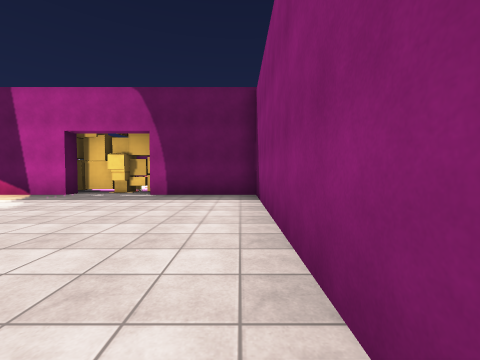
view 1 (above)

18 first-person views from a walk through a scene from a Unity 3-D project. The camera is 1.3 m above the floor, tilts 2° down and sees 90° across. The floor is counted in squares, 2 m on a side. Each view is taken from the middle of a square. On the plan, view 1 faces up. The plan holds only what a view shows up to about 9 squares ahead; the rest is blank. The place goes on beyond the plan. The player is left out. Some surface patterns are stand-ins.

view 2
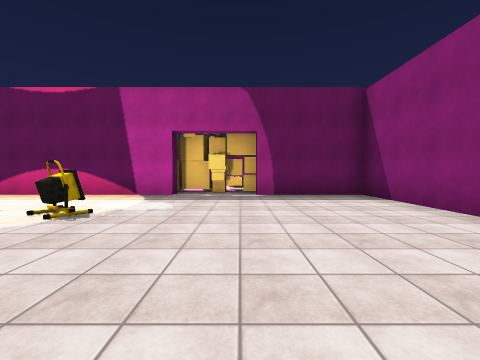

view 3
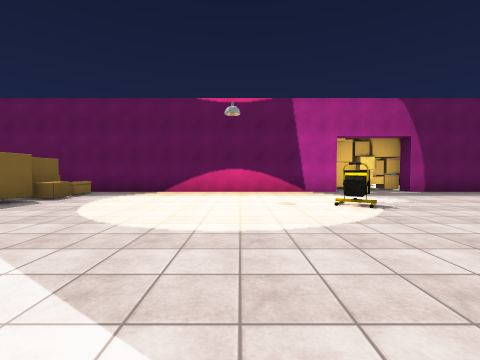

view 4
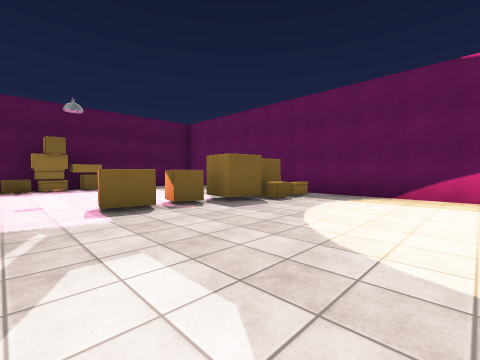

view 5
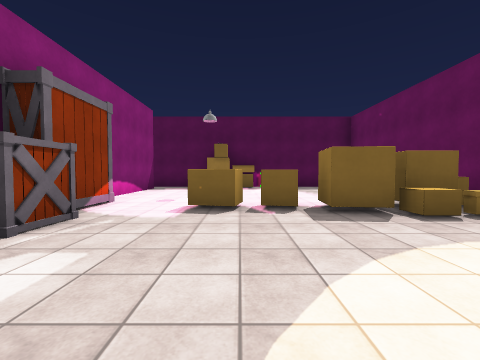

view 6
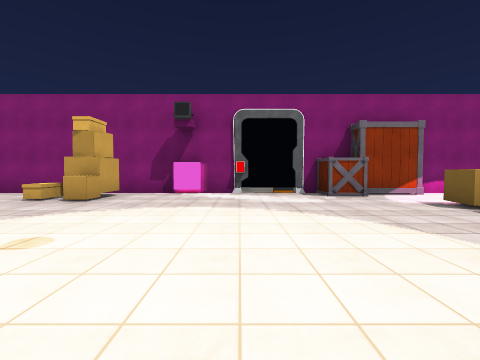

view 7
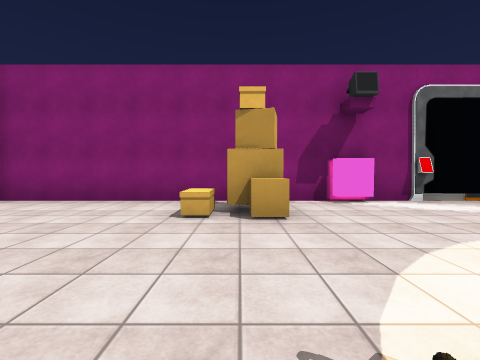

view 8
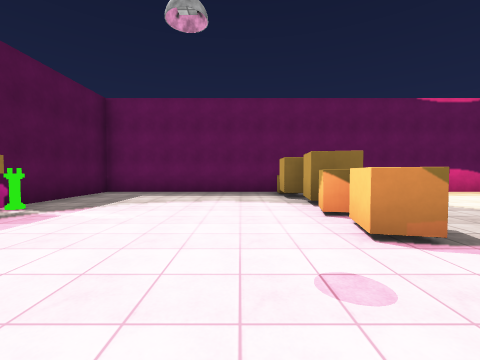

view 9
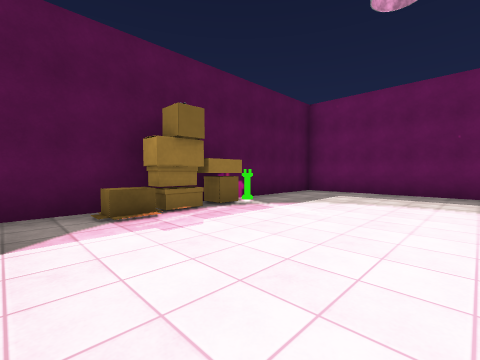

view 10
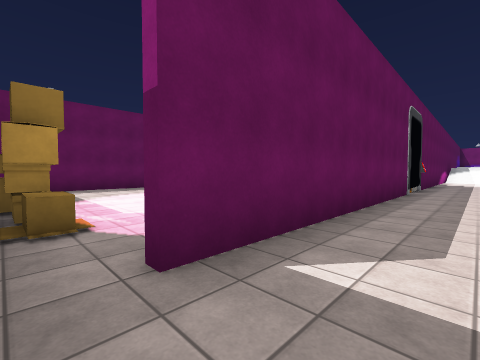

view 11
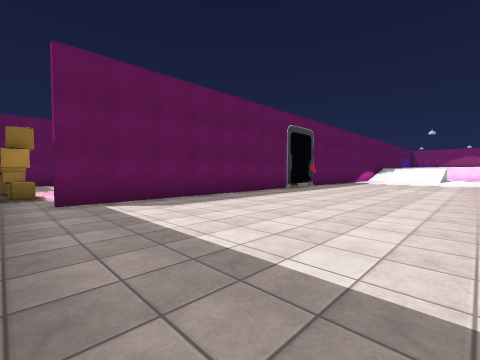

view 12
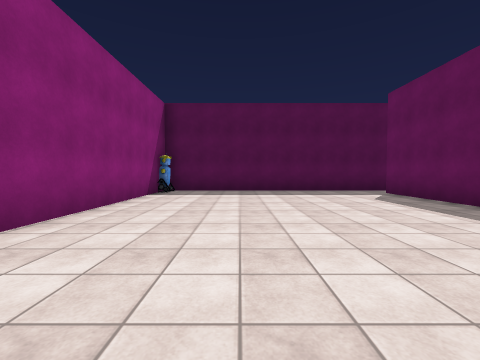

view 13
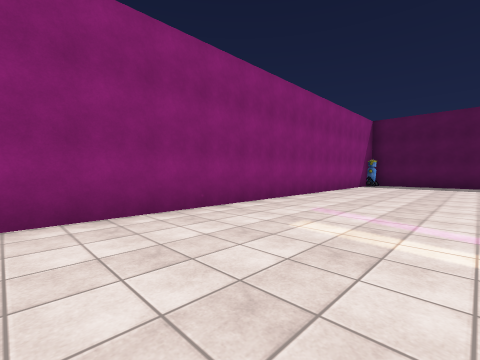

view 14
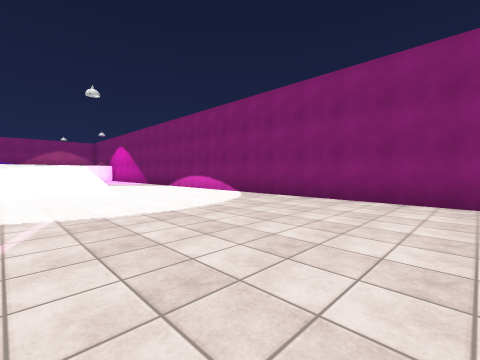

view 15
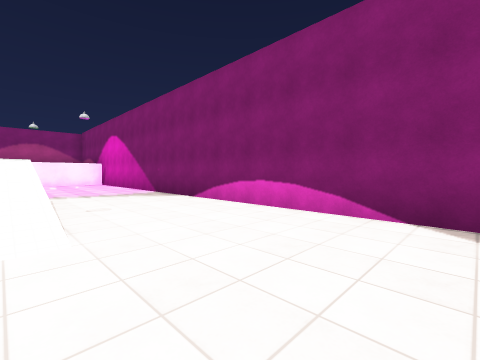

view 16
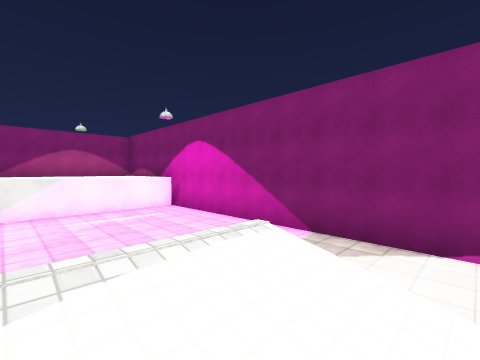

view 17
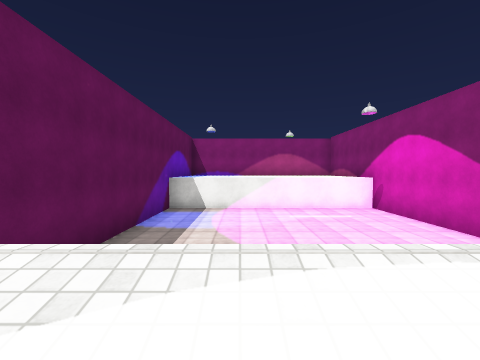

view 18
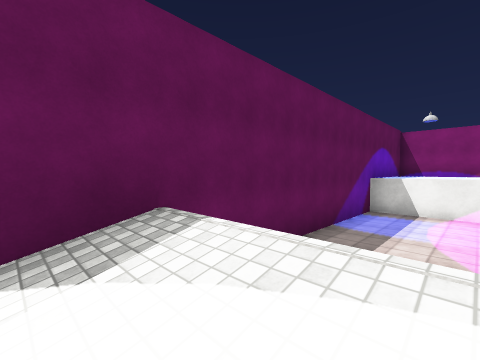

### Floor plan
Key: @ floor where view 1 was taken; # wall or solid block; . floor; / step, stairs or slope; B pink block; O other object.
Columns run from 20 left of view 1 to 10 right of it. Each row starts with its distance up from view 1.
  9                 OO
  8               OOOOO
  7 ################OO####
  6 #.....OO.............#
  5 #.....OO.............#
  4 #......O......#......#
  3  O.....O.............#
  2  O.....O.............#
  1  O.....O.............#
  0  O.............O....@#
 -1 #.....O#O..O.B.......##########
 -2 #.#####.##OO##########/  .....#
 -3 #..................////  .....#
 -4 #..................////  .....#
 -5 #..................////  .....#
 -6 #.............................#
 -7 #.............................#
 -8 #.............................#
 -9 ###############################

Where each view was taken, in squares from view 1:
view 1: 0 up, 0 right, facing up
view 2: 0 up, 3 left, facing up
view 3: 1 down, 8 left, facing up
view 4: 0 up, 9 left, facing up-left
view 5: 2 up, 9 left, facing left
view 6: 6 up, 9 left, facing down
view 7: 4 up, 5 left, facing down
view 8: 1 down, 15 left, facing up
view 9: 1 down, 15 left, facing up-left
view 10: 3 down, 19 left, facing up-right
view 11: 7 down, 19 left, facing up-right
view 12: 6 down, 11 left, facing left
view 13: 5 down, 7 left, facing down-left
view 14: 3 down, 9 left, facing down-right
view 15: 5 down, 4 left, facing down-right
view 16: 4 down, 1 right, facing down-right
view 17: 4 down, 1 right, facing right
view 18: 4 down, 1 right, facing up-right
